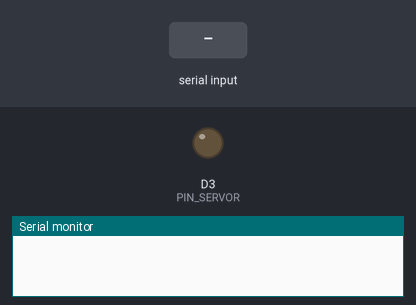
A sketch run on a simulated Arduino Zero (SAMD21). Parts: output pins drawn as LEDs (lit = HIGH), the last lines printed to the serial monitor. The inputs (shaded band) are chosen by the test bench.

Above: at 1.2 s.
1.3 s: "90,45\n" received over Serial
At 2.4 s:
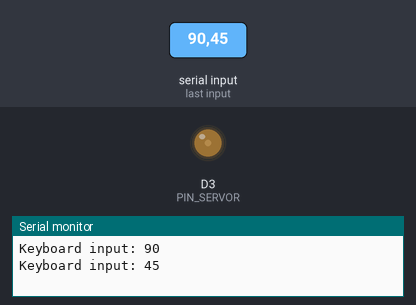
2.8 s: "30,150\n" received over Serial
At 3.5 s:
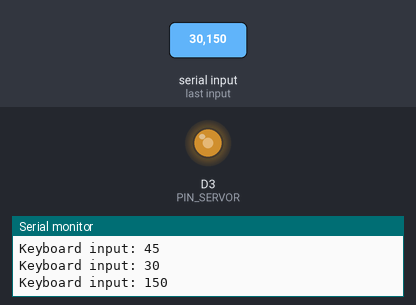
4.3 s: "200\n" received over Serial
At 4.6 s:
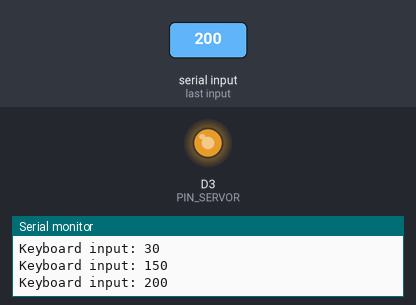
5.8 s: "90\n" received over Serial
At 7.0 s:
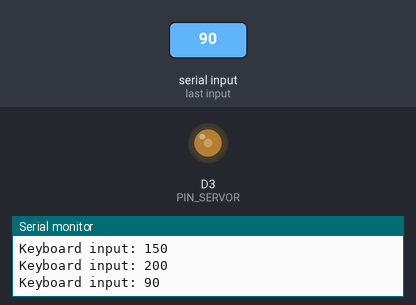
Timing chart, 0 to 8.3 s (numbered marks = the images above; inputs shaded):
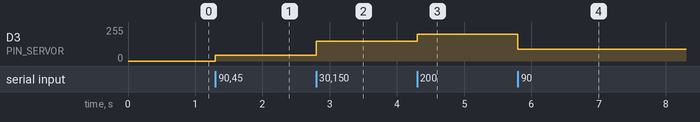

Measured:
- after the input at 1.3 s, D3 (PIN_SERVOR): 0/255 → 45/255 at once
- after the input at 2.8 s, D3 (PIN_SERVOR): 45/255 → 150/255 at once
- after the input at 4.3 s, D3 (PIN_SERVOR): 150/255 → 200/255 at once
- after the input at 5.8 s, D3 (PIN_SERVOR): 200/255 → 90/255 at once

The sketch:

rail_actuator.ino
```cpp
/*
300Hz
75 - fully extended - 2.5cm
160 - fully retracted - 0cm

75 - seat belt closed
115 - seat belt open

*/

#define PIN_SERVOR 3


void setup() {
   // set servo
  pinMode(PIN_SERVOR, OUTPUT);
  Serial.begin(9600);
  analogWriteFrequency(PIN_SERVOR, 300);
  analogWriteResolution(8);
}

void loop() {
  // int out;
  int pos;
/*
  for (int i = 1; i<255; i++){
    Serial.println(i);
    analogWrite(PIN_SERVOR, i);
    delay(100);

  }
  for (int i = 255; i<1; i--){
    Serial.println(i);
    analogWrite(PIN_SERVOR, i);
    delay(1000);

  }
*/

  while (Serial.available() > 0) {

    pos = Serial.parseInt();
    if (Serial.read() == '\n') {}
    Serial.printf("Keyboard input: %d\n", pos);
    analogWrite(PIN_SERVOR, pos);
  }

}
```
